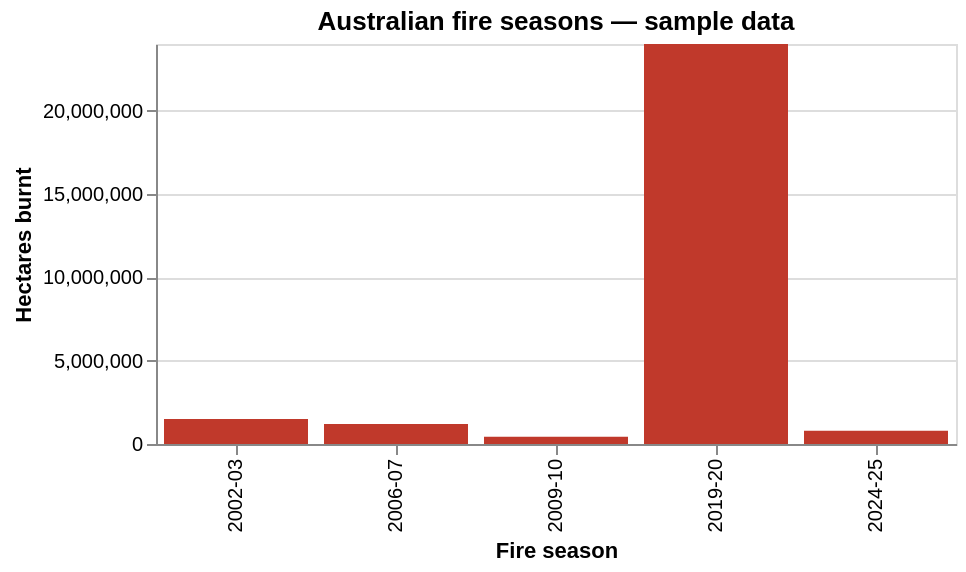

Vega-Lite specification for this chart:
### Vega-Lite specification from a JSON file in a GitHub repository (floating-point values rounded to 4 significant figures)
{"$schema": "https://vega.github.io/schema/vega-lite/v5.json", "title": {"text": "Australian fire seasons — sample data"}, "width": 400, "height": 200, "data": {"values": [{"year": "2002-03", "hectares": 1500000}, {"year": "2006-07", "hectares": 1200000}, {"year": "2009-10", "hectares": 430000}, {"year": "2019-20", "hectares": 24000000}, {"year": "2024-25", "hectares": 800000}]}, "mark": "bar", "encoding": {"x": {"field": "year", "type": "ordinal", "title": "Fire season"}, "y": {"field": "hectares", "type": "quantitative", "title": "Hectares burnt"}, "color": {"value": "#c0392b"}}}
